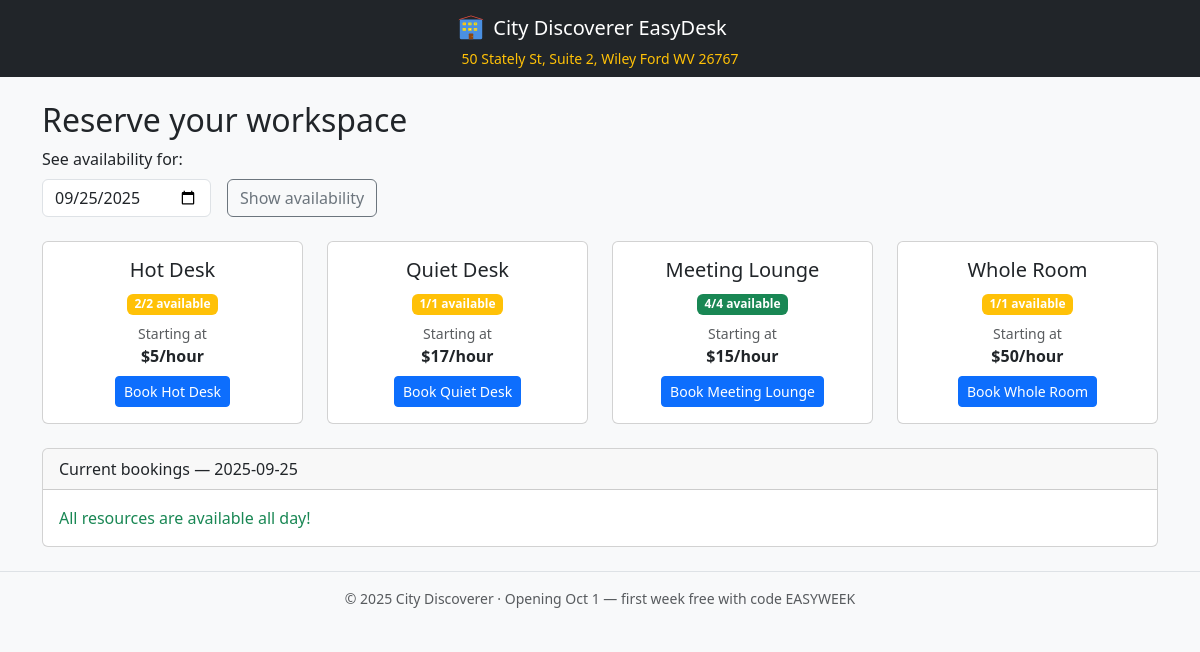
/book, run on an earlier commit of the app's database.
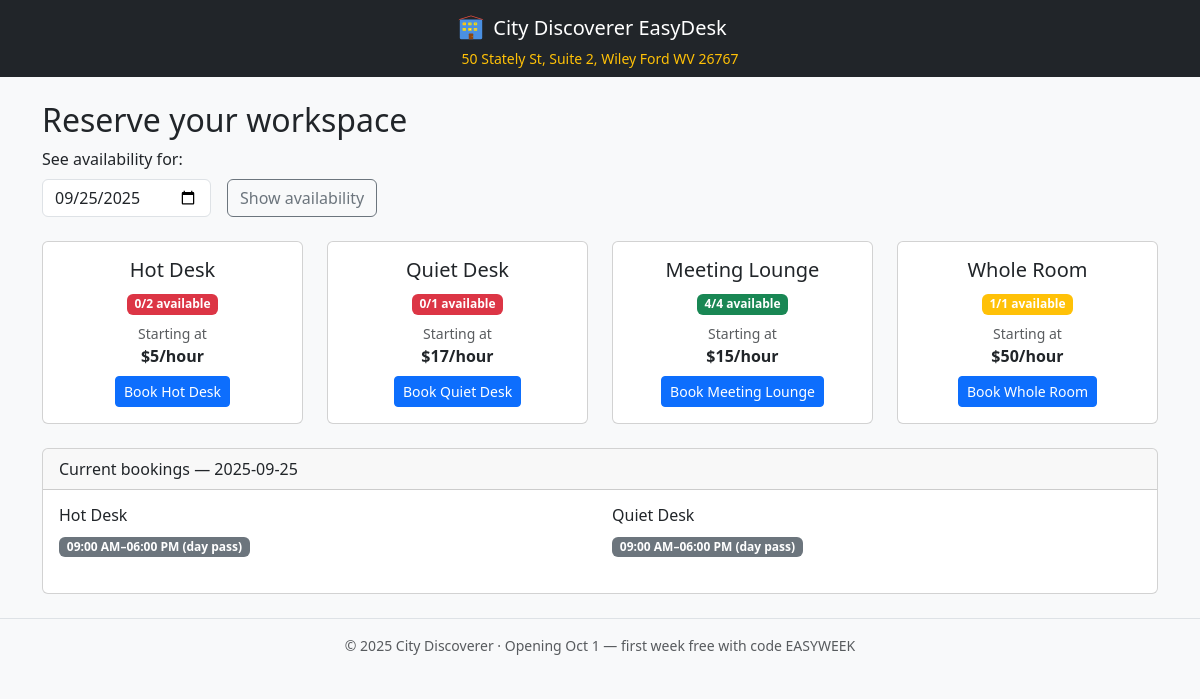
And on a later commit of the database.
### main.py (models this page shows, shortened)
class Resource(db.Model):
    id = db.Column(db.Integer, primary_key=True)
    name = db.Column(db.String(120), nullable=False)
    hourly_rate_cents = db.Column(db.Integer, nullable=False)
    day_rate_cents = db.Column(db.Integer, nullable=False, default=0)
    week_rate_cents = db.Column(db.Integer, nullable=False, default=0)
    month_rate_cents = db.Column(db.Integer, nullable=False, default=0)
    capacity = db.Column(db.Integer, default=10)
    opening_hours = db.Column(db.Text)  # JSON string
    active = db.Column(db.Boolean, default=True)

class Booking(db.Model):
    id = db.Column(db.Integer, primary_key=True)
    email = db.Column(db.String(200), nullable=False, index=True)
    name = db.Column(db.String(120))
    resource_id = db.Column(db.Integer, db.ForeignKey("resource.id"), nullable=False)
    plan_type = db.Column(db.String(10), nullable=False, default="hour")  # hour, day, week, month
    seats = db.Column(db.Integer, default=1)
    start_dt = db.Column(db.DateTime, nullable=False)
    end_dt = db.Column(db.DateTime, nullable=False)
    hours = db.Column(db.Float, nullable=False)
    amount_cents = db.Column(db.Integer, nullable=False)
    status = db.Column(db.String(20), default="reserved")  # reserved, paid, cancelled, checked_in, free
    promo_applied = db.Column(db.String(40))
    pass_id = db.Column(db.Integer, db.ForeignKey("pass.id"), nullable=True)
    created_at = db.Column(db.DateTime, default=dt.datetime.utcnow)
    resource = db.relationship("Resource")

### main.py (the view)
@app.get("/book")
def book_page():
    resources = Resource.query.filter_by(active=True).all()
    date = request.args.get("date") or dt.date.today().isoformat()
    pre_selected_plan = request.args.get("plan")  # Get pre-selected plan from URL
    grouped = day_bookings(date)
    capacity_info = {}
    for r in resources:
        start_dt = parse_dt(date, "09:00")
        end_dt = parse_dt(date, "17:00")
        available = seats_left(r.id, start_dt, end_dt)
        capacity_info[r.id] = {"available": available, "total": r.capacity}
    return render_template("book.html",
                         resources=resources,
                         promo=PROMO_CODE,
                         date=date,
                         grouped=grouped,
                         capacity_info=capacity_info,
                         as_money=as_money,
                         use_mercury=USE_MERCURY,
                         allow_pos=ALLOW_POS_CHECKOUT,
                         pre_selected_plan=pre_selected_plan)

### main.py (called while the page is built)
def parse_dt(date_str, time_str):
    y, m, d = map(int, date_str.split("-"))
    hh, mm = map(int, time_str.split(":"))
    return dt.datetime(y, m, d, hh, mm)

def seats_left(resource_id, start_dt, end_dt):
    resource = Resource.query.get(resource_id)
    if not resource:
        return 0
    used_seats = db.session.query(db.func.coalesce(db.func.sum(Booking.seats), 0)).filter(
        Booking.resource_id == resource_id,
        Booking.status.in_(["reserved", "paid", "checked_in", "free"]),
        Booking.start_dt < end_dt,
        Booking.end_dt > start_dt
    ).scalar() or 0
    return max(0, resource.capacity - used_seats)

def day_bookings(date_str):
    y, m, d = map(int, date_str.split("-"))
    start = dt.datetime(y, m, d, 0, 0)
    end = start + dt.timedelta(days=1)
    bookings = Booking.query.filter(
        Booking.start_dt < end,
        Booking.end_dt > start,
        Booking.status.in_(["reserved", "paid", "checked_in", "free"])
    ).order_by(Booking.resource_id, Booking.start_dt).all()
    grouped = {}
    for b in bookings:
        grouped.setdefault(b.resource_id, []).append(b)
    return grouped

### templates/book.html (shortened to what this page needs)
{% extends "base.html" %}
{% block content %}
{% if pre_selected_plan %}
<div class="row mb-4">
  <div class="col-12">
    <div class="alert alert-info">
      <strong>{{ pre_selected_plan.title() }} booking selected</strong> — Choose your workspace below
      <button class="btn btn-sm btn-outline-secondary ms-3" data-bs-toggle="modal" data-bs-target="#changePlanModal">← Change plan</button>
    </div>
  </div>
</div>
<h2>Choose your workspace</h2>
<p class="text-muted mb-4">
  {% if pre_selected_plan == 'hour' %}Book specific time slots with flexible scheduling{% endif %}
  {% if pre_selected_plan == 'day' %}Full day access within business hours{% endif %}
  {% if pre_selected_plan == 'week' %}7 consecutive days of unlimited access{% endif %}
  {% if pre_selected_plan == 'month' %}30 consecutive days of unlimited access{% endif %}
</p>
<div class="row g-3 mb-4">
  <div class="col-auto">
    <label class="form-label">See availability for:</label>
    <input type="date" id="selected-date" value="{{ date }}" class="form-control">
  </div>
  <div class="col-auto align-self-end">
    <button class="btn btn-outline-secondary" onclick="showAvailabilityCalendar()">Show availability</button>
  </div>
</div>
<div class="row g-4 mb-4">
  {% for r in resources %}
  <div class="col-md-6">
    <div class="card h-100 resource-card" onclick="selectResourceForPlan({{ r.id }}, '{{ r.name }}', '{{ pre_selected_plan }}')">
      <div class="card-body">
        <h5 class="card-title">{{ r.name }}</h5>
        <p class="text-muted">Capacity: {{ r.capacity }} seats</p>
        {% set info = capacity_info.get(r.id, {'available': r.capacity, 'total': r.capacity}) %}
        <span class="badge mb-3 {{ 'bg-success' if info.available > 2 else 'bg-warning' if info.available > 0 else 'bg-danger' }}">
          {{ info.available }}/{{ info.total }} available
        </span>
        <div class="pricing-display">
          {% if pre_selected_plan == 'hour' %}
            <h4 class="text-primary">${{ "%.0f"|format(r.hourly_rate_cents/100) }}<small>/hour</small></h4>
          {% elif pre_selected_plan == 'day' %}
            <h4 class="text-primary">${{ "%.0f"|format(r.day_rate_cents/100) }}<small>/day</small></h4>
          {% elif pre_selected_plan == 'week' %}
            <h4 class="text-primary">${{ "%.0f"|format(r.week_rate_cents/100) }}<small>/week</small></h4>
          {% elif pre_selected_plan == 'month' %}
            <h4 class="text-primary">${{ "%.0f"|format(r.month_rate_cents/100) }}<small>/month</small></h4>
          {% endif %}
        </div>
        <button class="btn btn-primary w-100 mt-3">
          Book {{ r.name }}
        </button>
      </div>
    </div>
  </div>
  {% endfor %}
</div>
{% else %}
<h2>Reserve your workspace</h2>
<form method="get" action="/book" class="row g-3 mb-4">
  <div class="col-auto">
    <label class="form-label">See availability for:</label>
    <input type="date" name="date" value="{{ date }}" class="form-control">
  </div>
  <div class="col-auto align-self-end">
    <button class="btn btn-outline-secondary">Show availability</button>
  </div>
</form>
<div class="row g-4 mb-4">
  {% for r in resources %}
  <div class="col-md-6 col-lg-3">
    <div class="card h-100 resource-card" data-resource-id="{{ r.id }}" onclick="selectResource({{ r.id }}, '{{ r.name }}')">
      <div class="card-body text-center">
        <h5 class="card-title">{{ r.name }}</h5>
        {% set info = capacity_info.get(r.id, {'available': r.capacity, 'total': r.capacity}) %}
        <span class="badge mb-2 {{ 'bg-success' if info.available > 2 else 'bg-warning' if info.available > 0 else 'bg-danger' }}">
          {{ info.available }}/{{ info.total }} available
        </span>
        <div class="pricing-preview">
          <small class="text-muted d-block">Starting at</small>
          <strong>${{ "%.0f"|format(r.hourly_rate_cents/100) }}/hour</strong>
        </div>
        <button class="btn btn-primary btn-sm mt-2">
          Book {{ r.name }}
        </button>
      </div>
    </div>
  </div>
  {% endfor %}
</div>
{% endif %}
<div class="card">
  <div class="card-header">Current bookings — {{ date }}</div>
  <div class="card-body">
    {% if grouped %}
      <div class="row">
        {% for resource_id, bookings in grouped.items() %}
          {% set resource = resources|selectattr("id", "equalto", resource_id)|first %}
          <div class="col-md-6 mb-3">
            <h6>{{ resource.name if resource else 'Resource ' + resource_id|string }}</h6>
            {% for b in bookings %}
              <span class="badge text-bg-secondary me-1 mb-1">
                {{ b.start_dt.strftime("%I:%M %p") }}–{{ b.end_dt.strftime("%I:%M %p") }}
                {% if b.plan_type != 'hour' %}({{ b.plan_type }} pass){% endif %}
              </span>
            {% endfor %}
          </div>
        {% endfor %}
      </div>
    {% else %}
      <p class="text-success mb-0">All resources are available all day!</p>
    {% endif %}
  </div>
</div>
{% endblock %}

### templates/base.html (shortened to what this page needs)
<!doctype html>
<html>
<head>
  <link href="https://cdn.jsdelivr.net/npm/bootstrap@5.3.3/dist/css/bootstrap.min.css" rel="stylesheet">
</head>
<body class="bg-light">
<nav class="navbar navbar-expand-lg navbar-dark bg-dark">
  <div class="container">
    <div class="mx-auto text-center">
      <a class="navbar-brand d-flex align-items-center justify-content-center" href="/">
        City Discoverer EasyDesk
      </a>
      <div class="text-warning small">50 Stately St, Suite 2, Wiley Ford WV 26767</div>
    </div>
  </div>
</nav>
<main class="container py-4">
  {% block content %}{% endblock %}
</main>
<footer class="border-top py-3 text-center small text-muted">
  © 2025 City Discoverer · Opening Oct 1 — first week free with code EASYWEEK
</footer>
</body>
</html>

What changed in the data, as far as the page shows it:
computed for Resource "Hot Desk": available "2" → "0"
computed for Resource "Quiet Desk": available "1" → "0"
added Booking: start_dt "09:00 AM", end_dt "06:00 PM", plan_type "day", shown under "Hot Desk"
added Booking: start_dt "09:00 AM", end_dt "06:00 PM", plan_type "day", shown under "Quiet Desk"
Also different on the page:
new list line: "Hot Desk"
new list line: "Quiet Desk"
text no longer shown: "All resources are available all day!"
